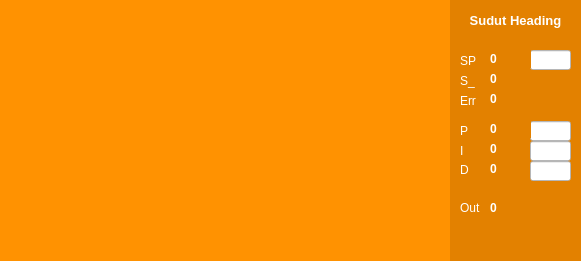
   <widget class="QWidget" name="widget_6" native="true">
    <property name="geometry">
     <rect>
      <x>110</x>
      <y>420</y>
      <width>581</width>
      <height>261</height>
     </rect>
    </property>
    <property name="styleSheet">
     <string notr="true">background-color: rgb(255, 146, 1);
color: rgb(255, 255, 255);</string>
    </property>
    <widget class="QWidget" name="widget_7" native="true">
     <property name="geometry">
      <rect>
       <x>450</x>
       <y>0</y>
       <width>131</width>
       <height>261</height>
      </rect>
     </property>
     <property name="styleSheet">
      <string notr="true">background-color: rgb(227, 129, 0);
color: rgb(255, 255, 255);</string>
     </property>
     <widget class="QLineEdit" name="set_p_az">
      <property name="geometry">
       <rect>
        <x>80</x>
        <y>121</y>
        <width>41</width>
        <height>20</height>
       </rect>
      </property>
      <property name="styleSheet">
       <string notr="true">background-color: rgb(255, 255, 255);
color: rgb(0, 0, 0);</string>
      </property>
     </widget>
     <widget class="QLabel" name="i_az">
      <property name="geometry">
       <rect>
        <x>40</x>
        <y>141</y>
        <width>41</width>
        <height>17</height>
       </rect>
      </property>
      <property name="styleSheet">
       <string notr="true">color: rgb(255, 255, 255);</string>
      </property>
      <property name="text">
       <string>&lt;html&gt;&lt;head/&gt;&lt;body&gt;&lt;p&gt;&lt;span style=&quot; font-weight:600;&quot;&gt;0&lt;/span&gt;&lt;/p&gt;&lt;/body&gt;&lt;/html&gt;</string>
      </property>
     </widget>
     <widget class="QLabel" name="label_6">
      <property name="geometry">
       <rect>
        <x>10</x>
        <y>91</y>
        <width>21</width>
        <height>20</height>
       </rect>
      </property>
      <property name="styleSheet">
       <string notr="true">color: rgb(255, 255, 255);</string>
      </property>
      <property name="text">
       <string>Err</string>
      </property>
     </widget>
     <widget class="QLabel" name="label_3">
      <property name="geometry">
       <rect>
        <x>10</x>
        <y>51</y>
        <width>21</width>
        <height>20</height>
       </rect>
      </property>
      <property name="styleSheet">
       <string notr="true">color: rgb(255, 255, 255);</string>
      </property>
      <property name="text">
       <string>SP</string>
      </property>
     </widget>
     <widget class="QLabel" name="skr_az">
      <property name="geometry">
       <rect>
        <x>40</x>
        <y>71</y>
        <width>41</width>
        <height>17</height>
       </rect>
      </property>
      <property name="styleSheet">
       <string notr="true">color: rgb(255, 255, 255);</string>
      </property>
      <property name="text">
       <string>&lt;html&gt;&lt;head/&gt;&lt;body&gt;&lt;p&gt;&lt;span style=&quot; font-weight:600;&quot;&gt;0&lt;/span&gt;&lt;/p&gt;&lt;/body&gt;&lt;/html&gt;</string>
      </property>
     </widget>
     <widget class="QLabel" name="o_az">
      <property name="geometry">
       <rect>
        <x>40</x>
        <y>200</y>
        <width>41</width>
        <height>16</height>
       </rect>
      </property>
      <property name="styleSheet">
       <string notr="true">color: rgb(255, 255, 255);</string>
      </property>
      <property name="text">
       <string>&lt;html&gt;&lt;head/&gt;&lt;body&gt;&lt;p&gt;&lt;span style=&quot; font-weight:600;&quot;&gt;0&lt;/span&gt;&lt;/p&gt;&lt;/body&gt;&lt;/html&gt;</string>
      </property>
     </widget>
     <widget class="QLabel" name="label_19">
      <property name="geometry">
       <rect>
        <x>10</x>
        <y>198</y>
        <width>21</width>
        <height>20</height>
       </rect>
      </property>
      <property name="styleSheet">
       <string notr="true">color: rgb(255, 255, 255);</string>
      </property>
      <property name="text">
       <string>Out</string>
      </property>
     </widget>
     <widget class="QLabel" name="d_az">
      <property name="geometry">
       <rect>
        <x>40</x>
        <y>161</y>
        <width>41</width>
        <height>17</height>
       </rect>
      </property>
      <property name="styleSheet">
       <string notr="true">color: rgb(255, 255, 255);</string>
      </property>
      <property name="text">
       <string>&lt;html&gt;&lt;head/&gt;&lt;body&gt;&lt;p&gt;&lt;span style=&quot; font-weight:600;&quot;&gt;0&lt;/span&gt;&lt;/p&gt;&lt;/body&gt;&lt;/html&gt;</string>
      </property>
     </widget>
     <widget class="QLineEdit" name="set_sp_az">
      <property name="geometry">
       <rect>
        <x>80</x>
        <y>50</y>
        <width>41</width>
        <height>20</height>
       </rect>
      </property>
      <property name="styleSheet">
       <string notr="true">background-color: rgb(255, 255, 255);
color: rgb(0, 0, 0);</string>
      </property>
     </widget>
     <widget class="QLabel" name="err_az">
      <property name="geometry">
       <rect>
        <x>40</x>
        <y>91</y>
        <width>41</width>
        <height>17</height>
       </rect>
      </property>
      <property name="styleSheet">
       <string notr="true">color: rgb(255, 255, 255);</string>
      </property>
      <property name="text">
       <string>&lt;html&gt;&lt;head/&gt;&lt;body&gt;&lt;p&gt;&lt;span style=&quot; font-weight:600;&quot;&gt;0&lt;/span&gt;&lt;/p&gt;&lt;/body&gt;&lt;/html&gt;</string>
      </property>
     </widget>
     <widget class="QLineEdit" name="set_d_az">
      <property name="geometry">
       <rect>
        <x>80</x>
        <y>161</y>
        <width>41</width>
        <height>20</height>
       </rect>
      </property>
      <property name="styleSheet">
       <string notr="true">background-color: rgb(255, 255, 255);
color: rgb(0, 0, 0);</string>
      </property>
     </widget>
     <widget class="QLabel" name="label_7">
      <property name="geometry">
       <rect>
        <x>10</x>
        <y>141</y>
        <width>20</width>
        <height>20</height>
       </rect>
      </property>
      <property name="styleSheet">
       <string notr="true">color: rgb(255, 255, 255);</string>
      </property>
      <property name="text">
       <string>I</string>
      </property>
     </widget>
     <widget class="QLabel" name="label_8">
      <property name="geometry">
       <rect>
        <x>10</x>
        <y>161</y>
        <width>21</width>
        <height>17</height>
       </rect>
      </property>
      <property name="styleSheet">
       <string notr="true">color: rgb(255, 255, 255);</string>
      </property>
      <property name="text">
       <string>D</string>
      </property>
     </widget>
     <widget class="QLabel" name="sp_az">
      <property name="geometry">
       <rect>
        <x>40</x>
        <y>51</y>
        <width>41</width>
        <height>17</height>
       </rect>
      </property>
      <property name="styleSheet">
       <string notr="true">color: rgb(255, 255, 255);</string>
      </property>
      <property name="text">
       <string>&lt;html&gt;&lt;head/&gt;&lt;body&gt;&lt;p&gt;&lt;span style=&quot; font-weight:600;&quot;&gt;0&lt;/span&gt;&lt;/p&gt;&lt;/body&gt;&lt;/html&gt;</string>
      </property>
     </widget>
     <widget class="QLabel" name="label_12">
      <property name="geometry">
       <rect>
        <x>10</x>
        <y>71</y>
        <width>16</width>
        <height>20</height>
       </rect>
      </property>
      <property name="styleSheet">
       <string notr="true">color: rgb(255, 255, 255);</string>
      </property>
      <property name="text">
       <string>S_</string>
      </property>
     </widget>
     <widget class="QLineEdit" name="set_i_az">
      <property name="geometry">
       <rect>
        <x>80</x>
        <y>141</y>
        <width>41</width>
        <height>20</height>
       </rect>
      </property>
      <property name="styleSheet">
       <string notr="true">background-color: rgb(255, 255, 255);
color: rgb(0, 0, 0);</string>
      </property>
     </widget>
     <widget class="QLabel" name="label_15">
      <property name="geometry">
       <rect>
        <x>10</x>
        <y>121</y>
        <width>21</width>
        <height>20</height>
       </rect>
      </property>
      <property name="styleSheet">
       <string notr="true">color: rgb(255, 255, 255);</string>
      </property>
      <property name="text">
       <string>P</string>
      </property>
     </widget>
     <widget class="QLabel" name="p_az">
      <property name="geometry">
       <rect>
        <x>40</x>
        <y>121</y>
        <width>41</width>
        <height>17</height>
       </rect>
      </property>
      <property name="styleSheet">
       <string notr="true">color: rgb(255, 255, 255);</string>
      </property>
      <property name="text">
       <string>&lt;html&gt;&lt;head/&gt;&lt;body&gt;&lt;p&gt;&lt;span style=&quot; font-weight:600;&quot;&gt;0&lt;/span&gt;&lt;/p&gt;&lt;/body&gt;&lt;/html&gt;</string>
      </property>
     </widget>
     <widget class="QLabel" name="label_48">
      <property name="geometry">
       <rect>
        <x>0</x>
        <y>10</y>
        <width>131</width>
        <height>21</height>
       </rect>
      </property>
      <property name="font">
       <font>
        <family>MS Shell Dlg 2</family>
        <pointsize>10</pointsize>
        <weight>75</weight>
        <bold>true</bold>
       </font>
      </property>
      <property name="autoFillBackground">
       <bool>false</bool>
      </property>
      <property name="styleSheet">
       <string notr="true">color: rgb(255, 255, 255);
background-color: rgb(227, 129, 0);</string>
      </property>
      <property name="text">
       <string>Sudut Heading</string>
      </property>
      <property name="alignment">
       <set>Qt::AlignCenter</set>
      </property>
     </widget>
    </widget>
    <widget class="QwtPlot" name="qwtPlot">
     <property name="geometry">
      <rect>
       <x>10</x>
       <y>10</y>
       <width>431</width>
       <height>241</height>
      </rect>
     </property>
    </widget>
   </widget>
